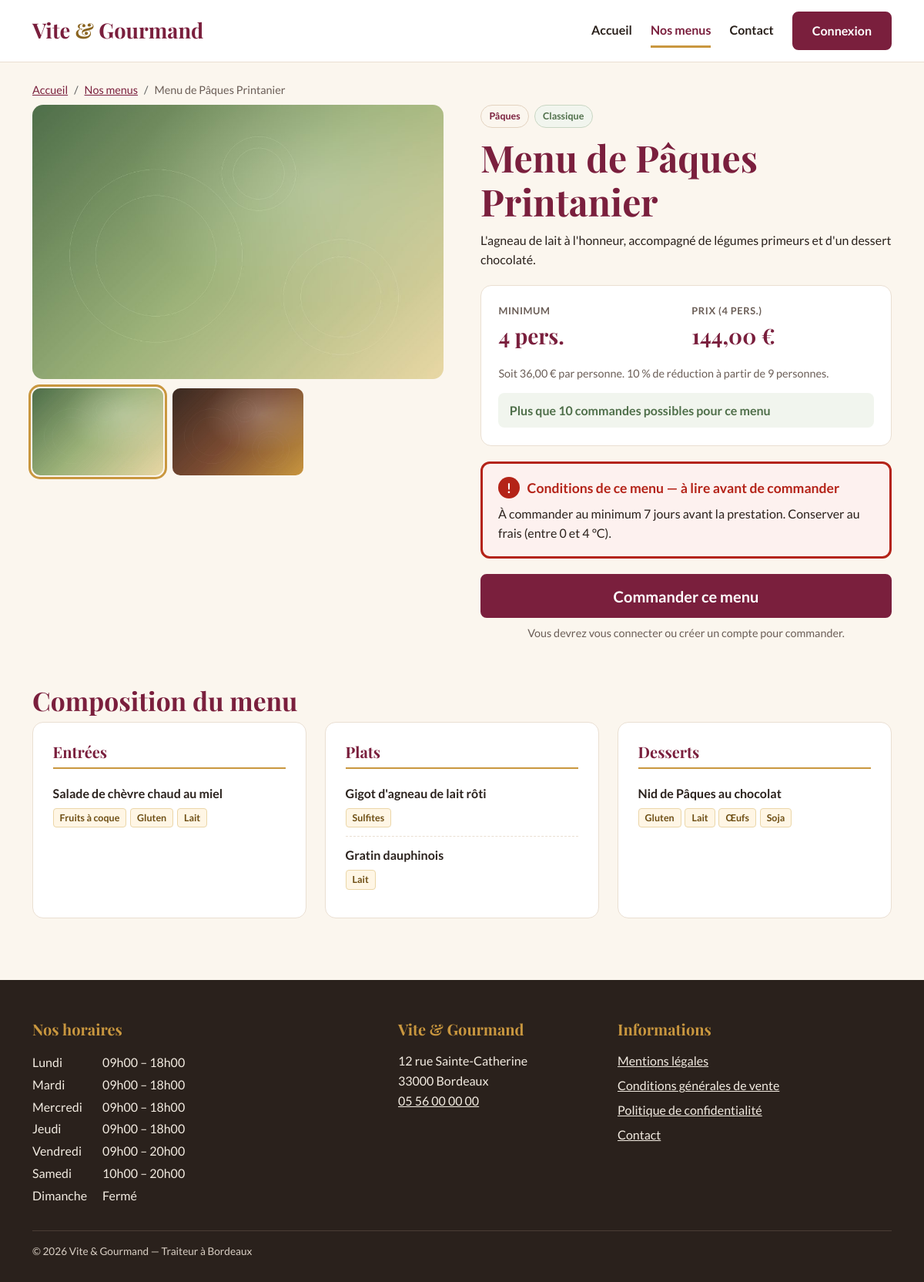
The page /menu?id=2 on the database its author committed.
### tables this page shows
CREATE TABLE menu (
    menu_id                  INT            NOT NULL AUTO_INCREMENT,
    titre                    VARCHAR(100)   NOT NULL,
    description              TEXT           NOT NULL,
    nombre_personne_minimum  INT            NOT NULL,
    prix_par_personne        DECIMAL(8,2)   NOT NULL,
    conditions               TEXT           NULL,
    delai_commande_jours     INT            NOT NULL DEFAULT 0,   
    quantite_restante        INT            NOT NULL DEFAULT 0,
    theme_id                 INT            NOT NULL,
    regime_id                INT            NOT NULL,
    PRIMARY KEY (menu_id),
    CONSTRAINT fk_menu_theme  FOREIGN KEY (theme_id)  REFERENCES theme (theme_id),
    CONSTRAINT fk_menu_regime FOREIGN KEY (regime_id) REFERENCES regime (regime_id),
    CONSTRAINT ck_menu_nb_personne CHECK (nombre_personne_minimum >= 1),
    CONSTRAINT ck_menu_prix        CHECK (prix_par_personne >= 0),
    CONSTRAINT ck_menu_stock       CHECK (quantite_restante >= 0),
    CONSTRAINT ck_menu_delai       CHECK (delai_commande_jours >= 0)
);

CREATE TABLE menu_image (
    image_id          INT           NOT NULL AUTO_INCREMENT,
    menu_id           INT           NOT NULL,
    chemin            VARCHAR(255)  NOT NULL,
    texte_alternatif  VARCHAR(255)  NOT NULL,
    ordre             INT           NOT NULL DEFAULT 0,
    PRIMARY KEY (image_id),
    CONSTRAINT fk_image_menu FOREIGN KEY (menu_id) REFERENCES menu (menu_id) ON DELETE CASCADE
);

CREATE TABLE theme (
    theme_id  INT          NOT NULL AUTO_INCREMENT,
    libelle   VARCHAR(50)  NOT NULL,
    PRIMARY KEY (theme_id),
    UNIQUE KEY uk_theme_libelle (libelle)
);

CREATE TABLE regime (
    regime_id  INT          NOT NULL AUTO_INCREMENT,
    libelle    VARCHAR(50)  NOT NULL,
    PRIMARY KEY (regime_id),
    UNIQUE KEY uk_regime_libelle (libelle)
);

CREATE TABLE plat (
    plat_id     INT           NOT NULL AUTO_INCREMENT,
    titre_plat  VARCHAR(100)  NOT NULL,
    type_plat   ENUM('entree','plat','dessert') NOT NULL,
    photo       VARCHAR(255)  NULL,
    PRIMARY KEY (plat_id)
);

CREATE TABLE horaire (
    horaire_id       INT          NOT NULL AUTO_INCREMENT,
    jour             VARCHAR(10)  NOT NULL,
    ordre            TINYINT      NOT NULL,
    heure_ouverture  TIME         NULL,
    heure_fermeture  TIME         NULL,
    PRIMARY KEY (horaire_id),
    UNIQUE KEY uk_horaire_jour (jour)
);

### templates/pages/menu-detail.php (the view, shortened to what the rows shown need)
<?php
$types = ['entree' => 'Entrées', 'plat' => 'Plats', 'dessert' => 'Desserts'];
$enStock = (int) $menu['quantite_restante'] > 0;
?>
<div class="container">
    <nav aria-label="Fil d'Ariane" class="fil">
        <ol class="breadcrumb">
            <li class="breadcrumb-item"><a href="/">Accueil</a></li>
            <li class="breadcrumb-item"><a href="/menus">Nos menus</a></li>
            <li class="breadcrumb-item active" aria-current="page"><?= e($menu['titre']) ?></li>
        </ol>
    </nav>
    <div class="row g-5 detail">
        <div class="col-lg-6">
            <?php if ($menu['images']): ?>
                <div class="galerie">
                    <img src="/<?= e($menu['images'][0]['chemin']) ?>" alt="<?= e($menu['images'][0]['texte_alternatif']) ?>"
                         id="image-principale" class="img-arrondie grande" width="900" height="600">
                    <?php if (count($menu['images']) > 1): ?>
                        <ul class="vignettes" aria-label="Galerie d'images du menu">
                            <?php foreach ($menu['images'] as $i => $img): ?>
                                <li>
                                    <button type="button" class="vignette<?= $i === 0 ? ' selection' : '' ?>"
                                            data-src="/<?= e($img['chemin']) ?>" data-alt="<?= e($img['texte_alternatif']) ?>"
                                            aria-pressed="<?= $i === 0 ? 'true' : 'false' ?>">
                                        <img src="/<?= e($img['chemin']) ?>" alt="Afficher : <?= e($img['texte_alternatif']) ?>" width="300" height="200" loading="lazy">
                                    </button>
                                </li>
                            <?php endforeach; ?>
                        </ul>
                    <?php endif; ?>
                </div>
            <?php endif; ?>
        </div>
        <div class="col-lg-6">
            <div class="badges">
                <span class="badge-vg"><span class="visually-hidden">Thème : </span><?= e($menu['theme']) ?></span>
                <span class="badge-vg regime"><span class="visually-hidden">Régime : </span><?= e($menu['regime']) ?></span>
            </div>
            <h1><?= e($menu['titre']) ?></h1>
            <p><?= nl2br(e($menu['description'])) ?></p>
            <div class="boite-prix">
                <div>
                    <div class="lib">Minimum</div>
                    <div class="valeur"><?= (int) $menu['nombre_personne_minimum'] ?> pers.</div>
                </div>
                <div>
                    <div class="lib">Prix (<?= (int) $menu['nombre_personne_minimum'] ?> pers.)</div>
                    <div class="valeur"><?= prix($menu['prix_minimum']) ?></div>
                </div>
                <p class="info-prix">Soit <?= prix($menu['prix_par_personne']) ?> par personne. 10 % de réduction à partir de <?= (int) $menu['nombre_personne_minimum'] + 5 ?> personnes.</p>
                <p class="stock<?= $enStock ? '' : ' epuise' ?>">
                    <?= $enStock
                        ? 'Plus que ' . (int) $menu['quantite_restante'] . ' commande' . ((int) $menu['quantite_restante'] > 1 ? 's' : '') . ' possible' . ((int) $menu['quantite_restante'] > 1 ? 's' : '') . ' pour ce menu'
                        : 'Ce menu n\'est plus disponible à la commande pour le moment' ?>
                </p>
            </div>
            <?php if (!empty($menu['conditions'])): ?>
                <section class="conditions" aria-labelledby="titre-conditions">
                    <h2 id="titre-conditions" class="titre-alerte">
                        <span class="pastille-alerte" aria-hidden="true">!</span>
                        Conditions de ce menu — à lire avant de commander
                    </h2>
                    <p><?= nl2br(e($menu['conditions'])) ?></p>
                </section>
            <?php endif; ?>
            <?php if ($enStock): ?>
                <a href="/commande?menu=<?= (int) $menu['menu_id'] ?>" class="btn btn-primaire btn-lg w-100">Commander ce menu</a>
                <?php if (empty($_SESSION['utilisateur'])): ?>
                    <p class="text-aide mt-2 text-center">Vous devrez vous connecter ou créer un compte pour commander.</p>
                <?php endif; ?>
            <?php else: ?>
                <button type="button" class="btn btn-primaire btn-lg w-100" disabled>Menu indisponible</button>
            <?php endif; ?>
        </div>
    </div>
    <section class="pb-5" aria-labelledby="titre-compo">
        <h2 id="titre-compo">Composition du menu</h2>
        <div class="row g-4">
            <?php foreach ($types as $cle => $libelle): ?>
                <div class="col-md-4">
                    <div class="carte h-100">
                        <h3 class="titre-compo"><?= $libelle ?></h3>
                        <?php foreach ($menu['plats'][$cle] as $plat): ?>
                            <div class="plat">
                                <strong><?= e($plat['titre_plat']) ?></strong>
                                <?php if ($plat['allergenes']): ?>
                                    <ul class="liste-allergenes">
                                        <?php foreach ($plat['allergenes'] as $al): ?>
                                            <li class="allergene"><?= e($al) ?></li>
                                        <?php endforeach; ?>
                                    </ul>
                                <?php else: ?>
                                    <p class="text-aide mb-0">Aucun allergène déclaré</p>
                                <?php endif; ?>
                            </div>
                        <?php endforeach; ?>
                    </div>
                </div>
            <?php endforeach; ?>
        </div>
    </section>
</div>

### templates/partials/footer.php (shortened to what the rows shown need)
<?php use App\Models\Horaire; $horaires = Horaire::tous(); ?>
<footer class="pied">
    <div class="container">
        <div class="row g-4">
            <div class="col-md-5">
                <h2 class="titre-pied">Nos horaires</h2>
                <table class="horaires">
                    <tbody>
                    <?php foreach ($horaires as $h): ?>
                        <tr>
                            <th scope="row"><?= e($h['jour']) ?></th>
                            <td>
                                <?= $h['heure_ouverture']
                                    ? e(Horaire::format($h['heure_ouverture'])) . ' – ' . e(Horaire::format($h['heure_fermeture']))
                                    : 'Fermé' ?>
                            </td>
                        </tr>
                    <?php endforeach; ?>
                    </tbody>
                </table>
            </div>
            <div class="col-md-3">
                <h2 class="titre-pied">Vite &amp; Gourmand</h2>
            </div>
            <div class="col-md-4">
                <h2 class="titre-pied">Informations</h2>
            </div>
        </div>
    </div>
</footer>

### rows shown on the page
menu: titre "Menu de Pâques Printanier", theme.libelle "Pâques", regime.libelle "Classique", description "L'agneau de lait à l'honneur, accompagné de légumes primeurs et d'un dessert chocolaté.", nombre_personne_minimum "4", prix_par_personne "36,00 €", (int) $menu['nombre_personne_minimum'] + 5 "9", quantite_restante "10", conditions "À commander au minimum 7 jours avant la prestation. Conserver au frais (entre 0 et 4 °C)."
menu_image: chemin (picture)
menu_image: chemin (picture)
plat: titre_plat "Salade de chèvre chaud au miel", al "Fruits à coque", al "Gluten", al "Lait"
plat: titre_plat "Gigot d'agneau de lait rôti", al "Sulfites"
plat: titre_plat "Gratin dauphinois", al "Lait"
plat: titre_plat "Nid de Pâques au chocolat", al "Gluten", al "Lait", al "Œufs", al "Soja"
horaire: jour "Lundi", heure_ouverture "09h00", heure_fermeture "18h00"
horaire: jour "Mardi", heure_ouverture "09h00", heure_fermeture "18h00"
horaire: jour "Mercredi", heure_ouverture "09h00", heure_fermeture "18h00"
horaire: jour "Jeudi", heure_ouverture "09h00", heure_fermeture "18h00"
horaire: jour "Vendredi", heure_ouverture "09h00", heure_fermeture "20h00"
horaire: jour "Samedi", heure_ouverture "10h00", heure_fermeture "20h00"
horaire: jour "Dimanche", shows "Fermé"

### other values the page prints
prix($menu['prix_minimum']) "144,00 €"
$libelle "Entrées"
$libelle "Plats"
$libelle "Desserts"
